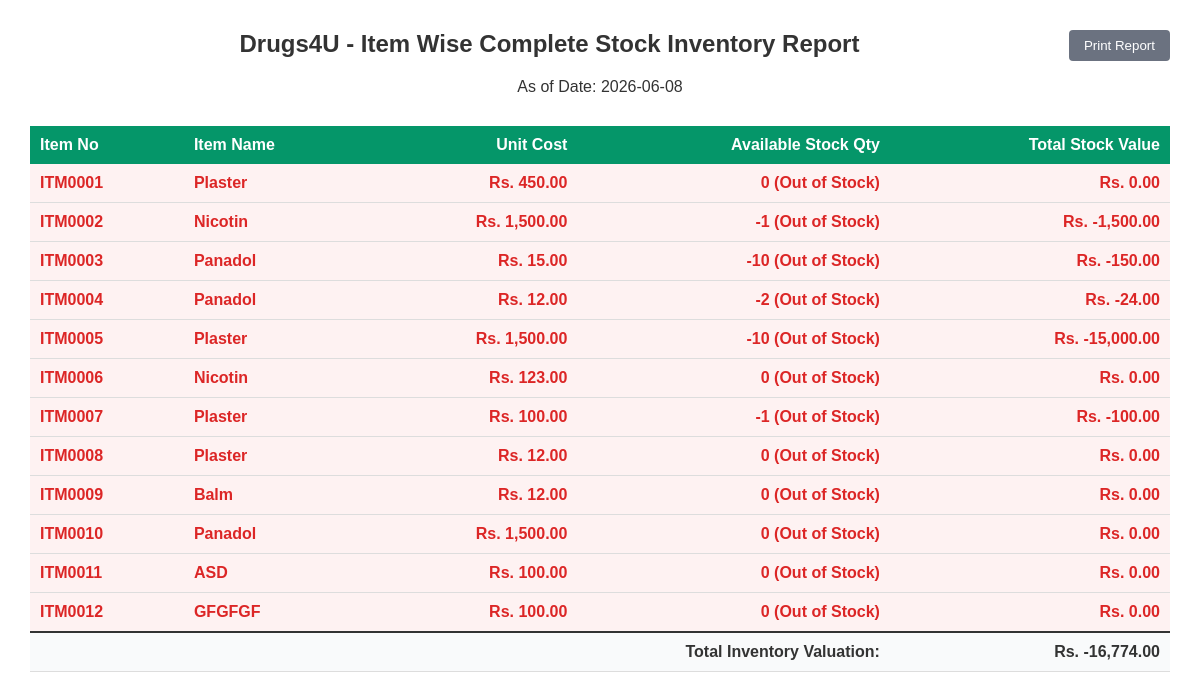
The app's page /item_stock_report.php, older data.
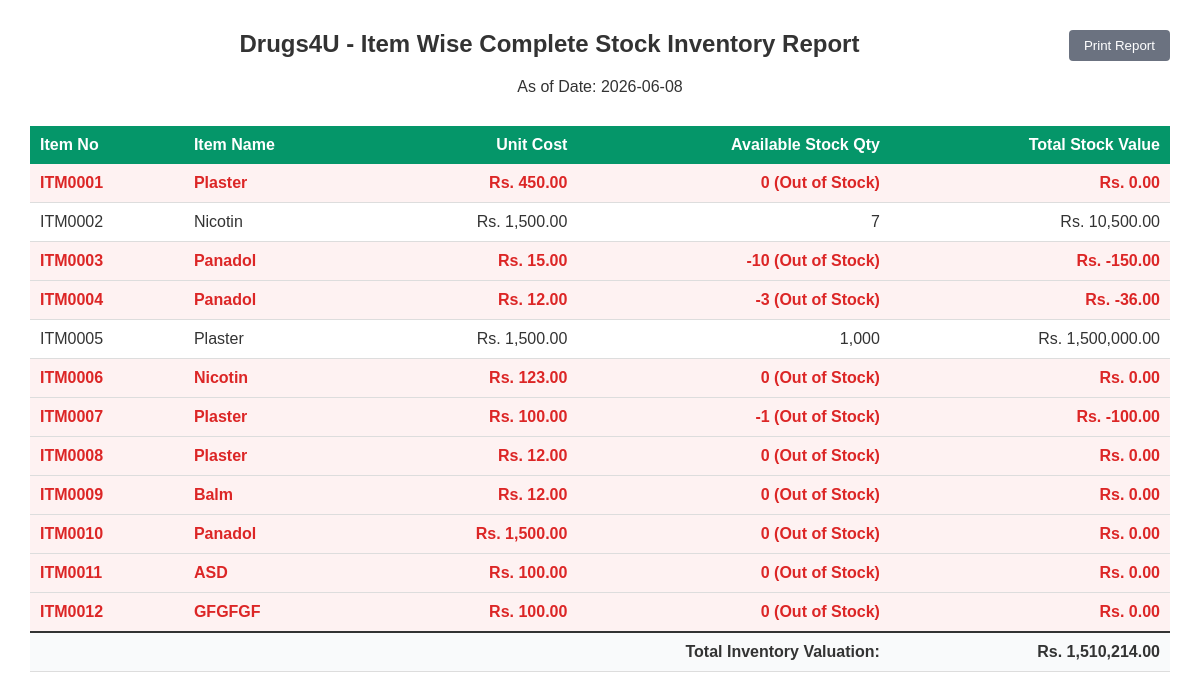
The same page, newer data.
### tables this page shows
CREATE TABLE `item_master` (
  `item_no` varchar(10) NOT NULL,
  `item_name` varchar(100) DEFAULT NULL,
  `description` text DEFAULT NULL,
  `brand` varchar(100) DEFAULT NULL,
  `unit_measurement` varchar(50) DEFAULT NULL,
  `manufacturer_country` varchar(100) DEFAULT NULL,
  `pack_size` int(11) DEFAULT NULL,
  `unit_cost` decimal(10,2) DEFAULT NULL,
  `unit_price` decimal(10,2) DEFAULT NULL,
  `stock_qty` int(11) DEFAULT 0
);

### item_stock_report.php (the view, shortened to what this page needs)
<?php
include 'connection.php';
$sql = "SELECT item_no, item_name, unit_cost, stock_qty, (unit_cost * stock_qty) AS stock_value
        FROM item_master
        ORDER BY item_no ASC";
$result = mysqli_query($conn, $sql);
?>
<!DOCTYPE html>
<html>
<head>
</head>
<body>
    <button class="print-btn" onclick="window.print()">Print Report</button>
    <div class="header">
        <h2>Drugs4U - Item Wise Complete Stock Inventory Report</h2>
        <p>As of Date: <?= htmlspecialchars(date('Y-m-d')) ?></p>
    </div>
    <table>
        <tr>
            <th>Item No</th>
            <th>Item Name</th>
            <th class="text-right">Unit Cost</th>
            <th class="text-right">Available Stock Qty</th>
            <th class="text-right">Total Stock Value</th>
        </tr>
        <?php
        $total_value = 0;
        while($row = mysqli_fetch_assoc($result)){
            $total_value += $row['stock_value'];
            $is_out = ((float)$row['stock_qty'] <= 0) ? 'class="out-of-stock"' : '';
        ?>
        <tr <?= $is_out ?>>
            <td><?= htmlspecialchars($row['item_no']) ?></td>
            <td><?= htmlspecialchars($row['item_name']) ?></td>
            <td class="text-right">Rs. <?= htmlspecialchars(number_format($row['unit_cost'], 2)) ?></td>
            <td class="text-right">
                <?= htmlspecialchars(number_format($row['stock_qty'], 0)) ?>
                <?= ((float)$row['stock_qty'] <= 0) ? ' (Out of Stock)' : '' ?>
            </td>
            <td class="text-right">Rs. <?= htmlspecialchars(number_format($row['stock_value'], 2)) ?></td>
        </tr>
        <?php } ?>
        <tr style="font-weight: bold; background: #f9fafb;">
            <td colspan="4" class="text-right" style="border-top: 2px solid #333;">Total Inventory Valuation:</td>
            <td class="text-right" style="border-top: 2px solid #333;">Rs. <?= htmlspecialchars(number_format($total_value, 2)) ?></td>
        </tr>
    </table>
</body>
</html>

Row changes from the older to the newer data that the page shows:
changed item_master "ITM0002": stock_qty "-1" → "7"; stock_value "-1,500.00" → "10,500.00"; no longer shows "(Out of Stock)"
changed item_master "ITM0004": stock_qty "-2" → "-3"; stock_value "-24.00" → "-36.00"
changed item_master "ITM0005": stock_qty "-10" → "1,000"; stock_value "-15,000.00" → "1,500,000.00"; no longer shows "(Out of Stock)"
Text that changed along with them:
$total_value: "-16,774.00" → "1,510,214.00"
